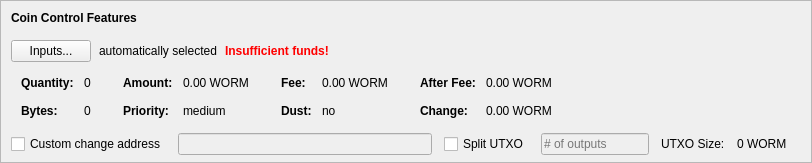
    <widget class="QFrame" name="frameCoinControl">
     <property name="sizePolicy">
      <sizepolicy hsizetype="Expanding" vsizetype="Expanding">
       <horstretch>0</horstretch>
       <verstretch>0</verstretch>
      </sizepolicy>
     </property>
     <property name="maximumSize">
      <size>
       <width>16777215</width>
       <height>16777215</height>
      </size>
     </property>
     <property name="frameShape">
      <enum>QFrame::StyledPanel</enum>
     </property>
     <property name="frameShadow">
      <enum>QFrame::Sunken</enum>
     </property>
     <layout class="QVBoxLayout" name="verticalLayoutCoinControl2">
      <property name="spacing">
       <number>0</number>
      </property>
      <property name="leftMargin">
       <number>0</number>
      </property>
      <property name="topMargin">
       <number>0</number>
      </property>
      <property name="rightMargin">
       <number>0</number>
      </property>
      <property name="bottomMargin">
       <number>6</number>
      </property>
      <item>
       <layout class="QVBoxLayout" name="verticalLayoutCoinControl" stretch="0,0,0,0,1">
        <property name="spacing">
         <number>0</number>
        </property>
        <property name="leftMargin">
         <number>10</number>
        </property>
        <property name="topMargin">
         <number>10</number>
        </property>
        <item>
         <layout class="QHBoxLayout" name="horizontalLayoutCoinControl1">
          <property name="bottomMargin">
           <number>15</number>
          </property>
          <item>
           <widget class="QLabel" name="labelCoinControlFeatures">
            <property name="sizePolicy">
             <sizepolicy hsizetype="Preferred" vsizetype="Maximum">
              <horstretch>0</horstretch>
              <verstretch>0</verstretch>
             </sizepolicy>
            </property>
            <property name="font">
             <font>
              <weight>75</weight>
              <bold>true</bold>
             </font>
            </property>
            <property name="styleSheet">
             <string notr="true">font-weight:bold;</string>
            </property>
            <property name="text">
             <string>Coin Control Features</string>
            </property>
           </widget>
          </item>
         </layout>
        </item>
        <item>
         <layout class="QHBoxLayout" name="horizontalLayoutCoinControl2" stretch="0,0,0,0">
          <property name="spacing">
           <number>8</number>
          </property>
          <property name="bottomMargin">
           <number>10</number>
          </property>
          <item>
           <widget class="QPushButton" name="pushButtonCoinControl">
            <property name="styleSheet">
             <string notr="true"/>
            </property>
            <property name="text">
             <string>Inputs...</string>
            </property>
            <property name="autoDefault">
             <bool>false</bool>
            </property>
           </widget>
          </item>
          <item>
           <widget class="QLabel" name="labelCoinControlAutomaticallySelected">
            <property name="text">
             <string>automatically selected</string>
            </property>
            <property name="margin">
             <number>5</number>
            </property>
           </widget>
          </item>
          <item>
           <widget class="QLabel" name="labelCoinControlInsuffFunds">
            <property name="font">
             <font>
              <weight>75</weight>
              <bold>true</bold>
             </font>
            </property>
            <property name="styleSheet">
             <string notr="true">color:red;font-weight:bold;</string>
            </property>
            <property name="text">
             <string>Insufficient funds!</string>
            </property>
            <property name="margin">
             <number>5</number>
            </property>
           </widget>
          </item>
          <item>
           <spacer name="horizontalSpacerCoinControl">
            <property name="orientation">
             <enum>Qt::Horizontal</enum>
            </property>
            <property name="sizeHint" stdset="0">
             <size>
              <width>40</width>
              <height>1</height>
             </size>
            </property>
           </spacer>
          </item>
         </layout>
        </item>
        <item>
         <widget class="QWidget" name="widgetCoinControl" native="true">
          <property name="sizePolicy">
           <sizepolicy hsizetype="Preferred" vsizetype="Preferred">
            <horstretch>0</horstretch>
            <verstretch>0</verstretch>
           </sizepolicy>
          </property>
          <property name="minimumSize">
           <size>
            <width>0</width>
            <height>0</height>
           </size>
          </property>
          <property name="styleSheet">
           <string notr="true"/>
          </property>
          <layout class="QHBoxLayout" name="horizontalLayoutCoinControl5">
           <property name="leftMargin">
            <number>0</number>
           </property>
           <property name="topMargin">
            <number>0</number>
           </property>
           <property name="rightMargin">
            <number>0</number>
           </property>
           <property name="bottomMargin">
            <number>0</number>
           </property>
           <item>
            <layout class="QHBoxLayout" name="horizontalLayoutCoinControl3" stretch="0,0,0,1">
             <property name="spacing">
              <number>20</number>
             </property>
             <property name="topMargin">
              <number>0</number>
             </property>
             <property name="bottomMargin">
              <number>10</number>
             </property>
             <item>
              <layout class="QFormLayout" name="formLayoutCoinControl1">
               <property name="horizontalSpacing">
                <number>10</number>
               </property>
               <property name="verticalSpacing">
                <number>14</number>
               </property>
               <property name="leftMargin">
                <number>10</number>
               </property>
               <property name="topMargin">
                <number>4</number>
               </property>
               <property name="rightMargin">
                <number>6</number>
               </property>
               <item row="0" column="0">
                <widget class="QLabel" name="labelCoinControlQuantityText">
                 <property name="font">
                  <font>
                   <weight>75</weight>
                   <bold>true</bold>
                  </font>
                 </property>
                 <property name="text">
                  <string>Quantity:</string>
                 </property>
                 <property name="margin">
                  <number>0</number>
                 </property>
                </widget>
               </item>
               <item row="0" column="1">
                <widget class="QLabel" name="labelCoinControlQuantity">
                 <property name="cursor">
                  <cursorShape>IBeamCursor</cursorShape>
                 </property>
                 <property name="contextMenuPolicy">
                  <enum>Qt::ActionsContextMenu</enum>
                 </property>
                 <property name="text">
                  <string notr="true">0</string>
                 </property>
                 <property name="margin">
                  <number>0</number>
                 </property>
                 <property name="textInteractionFlags">
                  <set>Qt::LinksAccessibleByMouse|Qt::TextSelectableByKeyboard|Qt::TextSelectableByMouse</set>
                 </property>
                </widget>
               </item>
               <item row="1" column="0">
                <widget class="QLabel" name="labelCoinControlBytesText">
                 <property name="font">
                  <font>
                   <weight>75</weight>
                   <bold>true</bold>
                  </font>
                 </property>
                 <property name="text">
                  <string>Bytes:</string>
                 </property>
                </widget>
               </item>
               <item row="1" column="1">
                <widget class="QLabel" name="labelCoinControlBytes">
                 <property name="cursor">
                  <cursorShape>IBeamCursor</cursorShape>
                 </property>
                 <property name="contextMenuPolicy">
                  <enum>Qt::ActionsContextMenu</enum>
                 </property>
                 <property name="text">
                  <string notr="true">0</string>
                 </property>
                 <property name="textInteractionFlags">
                  <set>Qt::LinksAccessibleByMouse|Qt::TextSelectableByKeyboard|Qt::TextSelectableByMouse</set>
                 </property>
                </widget>
               </item>
              </layout>
             </item>
             <item>
              <layout class="QFormLayout" name="formLayoutCoinControl2">
               <property name="horizontalSpacing">
                <number>10</number>
               </property>
               <property name="verticalSpacing">
                <number>14</number>
               </property>
               <property name="leftMargin">
                <number>6</number>
               </property>
               <property name="topMargin">
                <number>4</number>
               </property>
               <property name="rightMargin">
                <number>6</number>
               </property>
               <item row="0" column="0">
                <widget class="QLabel" name="labelCoinControlAmountText">
                 <property name="font">
                  <font>
                   <weight>75</weight>
                   <bold>true</bold>
                  </font>
                 </property>
                 <property name="text">
                  <string>Amount:</string>
                 </property>
                 <property name="margin">
                  <number>0</number>
                 </property>
                </widget>
               </item>
               <item row="0" column="1">
                <widget class="QLabel" name="labelCoinControlAmount">
                 <property name="cursor">
                  <cursorShape>IBeamCursor</cursorShape>
                 </property>
                 <property name="contextMenuPolicy">
                  <enum>Qt::ActionsContextMenu</enum>
                 </property>
                 <property name="text">
                  <string notr="true">0.00 WORM</string>
                 </property>
                 <property name="textInteractionFlags">
                  <set>Qt::LinksAccessibleByMouse|Qt::TextSelectableByKeyboard|Qt::TextSelectableByMouse</set>
                 </property>
                </widget>
               </item>
               <item row="1" column="0">
                <widget class="QLabel" name="labelCoinControlPriorityText">
                 <property name="font">
                  <font>
                   <weight>75</weight>
                   <bold>true</bold>
                  </font>
                 </property>
                 <property name="text">
                  <string>Priority:</string>
                 </property>
                </widget>
               </item>
               <item row="1" column="1">
                <widget class="QLabel" name="labelCoinControlPriority">
                 <property name="cursor">
                  <cursorShape>IBeamCursor</cursorShape>
                 </property>
                 <property name="contextMenuPolicy">
                  <enum>Qt::ActionsContextMenu</enum>
                 </property>
                 <property name="text">
                  <string>medium</string>
                 </property>
                 <property name="textInteractionFlags">
                  <set>Qt::LinksAccessibleByMouse|Qt::TextSelectableByKeyboard|Qt::TextSelectableByMouse</set>
                 </property>
                </widget>
               </item>
              </layout>
             </item>
             <item>
              <layout class="QFormLayout" name="formLayoutCoinControl3">
               <property name="horizontalSpacing">
                <number>10</number>
               </property>
               <property name="verticalSpacing">
                <number>14</number>
               </property>
               <property name="leftMargin">
                <number>6</number>
               </property>
               <property name="topMargin">
                <number>4</number>
               </property>
               <property name="rightMargin">
                <number>6</number>
               </property>
               <item row="0" column="0">
                <widget class="QLabel" name="labelCoinControlFeeText">
                 <property name="font">
                  <font>
                   <weight>75</weight>
                   <bold>true</bold>
                  </font>
                 </property>
                 <property name="text">
                  <string>Fee:</string>
                 </property>
                 <property name="margin">
                  <number>0</number>
                 </property>
                </widget>
               </item>
               <item row="0" column="1">
                <widget class="QLabel" name="labelCoinControlFee">
                 <property name="cursor">
                  <cursorShape>IBeamCursor</cursorShape>
                 </property>
                 <property name="contextMenuPolicy">
                  <enum>Qt::ActionsContextMenu</enum>
                 </property>
                 <property name="text">
                  <string notr="true">0.00 WORM</string>
                 </property>
                 <property name="textInteractionFlags">
                  <set>Qt::LinksAccessibleByMouse|Qt::TextSelectableByKeyboard|Qt::TextSelectableByMouse</set>
                 </property>
                </widget>
               </item>
               <item row="1" column="0">
                <widget class="QLabel" name="labelCoinControlLowOutputText">
                 <property name="font">
                  <font>
                   <weight>75</weight>
                   <bold>true</bold>
                  </font>
                 </property>
                 <property name="text">
                  <string>Dust:</string>
                 </property>
                </widget>
               </item>
               <item row="1" column="1">
                <widget class="QLabel" name="labelCoinControlLowOutput">
                 <property name="cursor">
                  <cursorShape>IBeamCursor</cursorShape>
                 </property>
                 <property name="contextMenuPolicy">
                  <enum>Qt::ActionsContextMenu</enum>
                 </property>
                 <property name="text">
                  <string>no</string>
                 </property>
                 <property name="textInteractionFlags">
                  <set>Qt::LinksAccessibleByMouse|Qt::TextSelectableByKeyboard|Qt::TextSelectableByMouse</set>
                 </property>
                </widget>
               </item>
              </layout>
             </item>
             <item>
              <layout class="QFormLayout" name="formLayoutCoinControl4">
               <property name="horizontalSpacing">
                <number>10</number>
               </property>
               <property name="verticalSpacing">
                <number>14</number>
               </property>
               <property name="leftMargin">
                <number>6</number>
               </property>
               <property name="topMargin">
                <number>4</number>
               </property>
               <property name="rightMargin">
                <number>6</number>
               </property>
               <item row="0" column="0">
                <widget class="QLabel" name="labelCoinControlAfterFeeText">
                 <property name="font">
                  <font>
                   <weight>75</weight>
                   <bold>true</bold>
                  </font>
                 </property>
                 <property name="text">
                  <string>After Fee:</string>
                 </property>
                 <property name="margin">
                  <number>0</number>
                 </property>
                </widget>
               </item>
               <item row="0" column="1">
                <widget class="QLabel" name="labelCoinControlAfterFee">
                 <property name="cursor">
                  <cursorShape>IBeamCursor</cursorShape>
                 </property>
                 <property name="contextMenuPolicy">
                  <enum>Qt::ActionsContextMenu</enum>
                 </property>
                 <property name="text">
                  <string notr="true">0.00 WORM</string>
                 </property>
                 <property name="textInteractionFlags">
                  <set>Qt::LinksAccessibleByMouse|Qt::TextSelectableByKeyboard|Qt::TextSelectableByMouse</set>
                 </property>
                </widget>
               </item>
               <item row="1" column="0">
                <widget class="QLabel" name="labelCoinControlChangeText">
                 <property name="font">
                  <font>
                   <weight>75</weight>
                   <bold>true</bold>
                  </font>
                 </property>
                 <property name="text">
                  <string>Change:</string>
                 </property>
                </widget>
               </item>
               <item row="1" column="1">
                <widget class="QLabel" name="labelCoinControlChange">
                 <property name="cursor">
                  <cursorShape>IBeamCursor</cursorShape>
                 </property>
                 <property name="contextMenuPolicy">
                  <enum>Qt::ActionsContextMenu</enum>
                 </property>
                 <property name="text">
                  <string notr="true">0.00 WORM</string>
                 </property>
                 <property name="textInteractionFlags">
                  <set>Qt::LinksAccessibleByMouse|Qt::TextSelectableByKeyboard|Qt::TextSelectableByMouse</set>
                 </property>
                </widget>
               </item>
              </layout>
             </item>
            </layout>
           </item>
          </layout>
         </widget>
        </item>
        <item>
         <layout class="QHBoxLayout" name="horizontalLayoutCoinControl4" stretch="0,0,0,0,0,0,0">
          <property name="spacing">
           <number>12</number>
          </property>
          <property name="sizeConstraint">
           <enum>QLayout::SetDefaultConstraint</enum>
          </property>
          <property name="topMargin">
           <number>5</number>
          </property>
          <property name="rightMargin">
           <number>5</number>
          </property>
          <item>
           <widget class="QCheckBox" name="checkBoxCoinControlChange">
            <property name="toolTip">
             <string>If this is activated, but the change address is empty or invalid, change will be sent to a newly generated address.</string>
            </property>
            <property name="text">
             <string>Custom change address</string>
            </property>
           </widget>
          </item>
          <item>
           <widget class="QValidatedLineEdit" name="lineEditCoinControlChange">
            <property name="enabled">
             <bool>false</bool>
            </property>
            <property name="sizePolicy">
             <sizepolicy hsizetype="Expanding" vsizetype="Fixed">
              <horstretch>0</horstretch>
              <verstretch>0</verstretch>
             </sizepolicy>
            </property>
           </widget>
          </item>
          <item>
           <widget class="QCheckBox" name="splitBlockCheckBox">
            <property name="text">
             <string>Split UTXO</string>
            </property>
           </widget>
          </item>
          <item>
           <widget class="QLineEdit" name="splitBlockLineEdit">
            <property name="enabled">
             <bool>false</bool>
            </property>
            <property name="sizePolicy">
             <sizepolicy hsizetype="Fixed" vsizetype="Fixed">
              <horstretch>50</horstretch>
              <verstretch>0</verstretch>
             </sizepolicy>
            </property>
            <property name="placeholderText">
             <string># of outputs</string>
            </property>
           </widget>
          </item>
          <item>
           <widget class="QLabel" name="labelBlockSizeText">
            <property name="text">
             <string>UTXO Size:</string>
            </property>
           </widget>
          </item>
          <item>
           <widget class="QLabel" name="labelBlockSize">
            <property name="text">
             <string>0 WORM</string>
            </property>
           </widget>
          </item>
          <item>
           <widget class="QLabel" name="labelCoinControlChangeLabel">
            <property name="sizePolicy">
             <sizepolicy hsizetype="Preferred" vsizetype="Expanding">
              <horstretch>0</horstretch>
              <verstretch>0</verstretch>
             </sizepolicy>
            </property>
            <property name="minimumSize">
             <size>
              <width>0</width>
              <height>0</height>
             </size>
            </property>
            <property name="text">
             <string/>
            </property>
            <property name="margin">
             <number>3</number>
            </property>
           </widget>
          </item>
         </layout>
        </item>
        <item>
         <spacer name="verticalSpacerCoinControl">
          <property name="orientation">
           <enum>Qt::Vertical</enum>
          </property>
          <property name="sizeHint" stdset="0">
           <size>
            <width>800</width>
            <height>1</height>
           </size>
          </property>
         </spacer>
        </item>
       </layout>
      </item>
     </layout>
    </widget>
